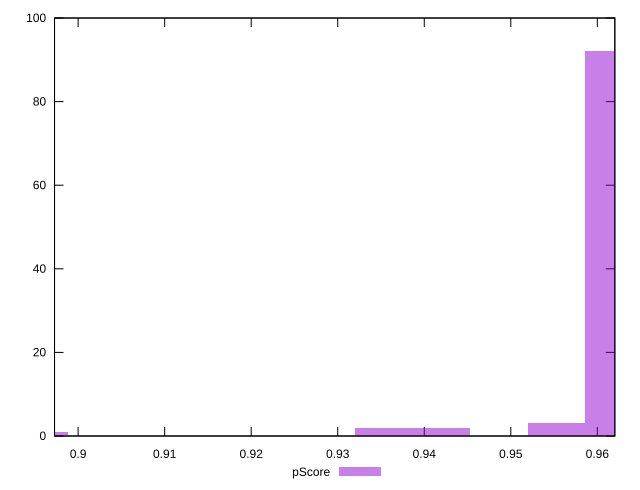

Generate this figure with gnuplot:
reset

$pScore <<EOF
0.8955597316047884 1
0.935362386342779 2
0.9618974895014394 92
0.9552637137117743 3
0.9419961621324441 2
EOF

set key outside below
set boxwidth 0.0066337757896650995
set xrange [0.8972726938904038:0.9620212466615152]
set yrange [0:100]
set trange [0:100]
set style fill transparent solid 0.5 noborder
set terminal svg size 640, 490 enhanced background rgb 'white'
set output "report_00023_2021-02-20T12:14:57.249Z/first-meaningful-paint/samples/pages+cached+noadtech/pScore/histogram.svg"

plot $pScore title "pScore" with boxes

reset
